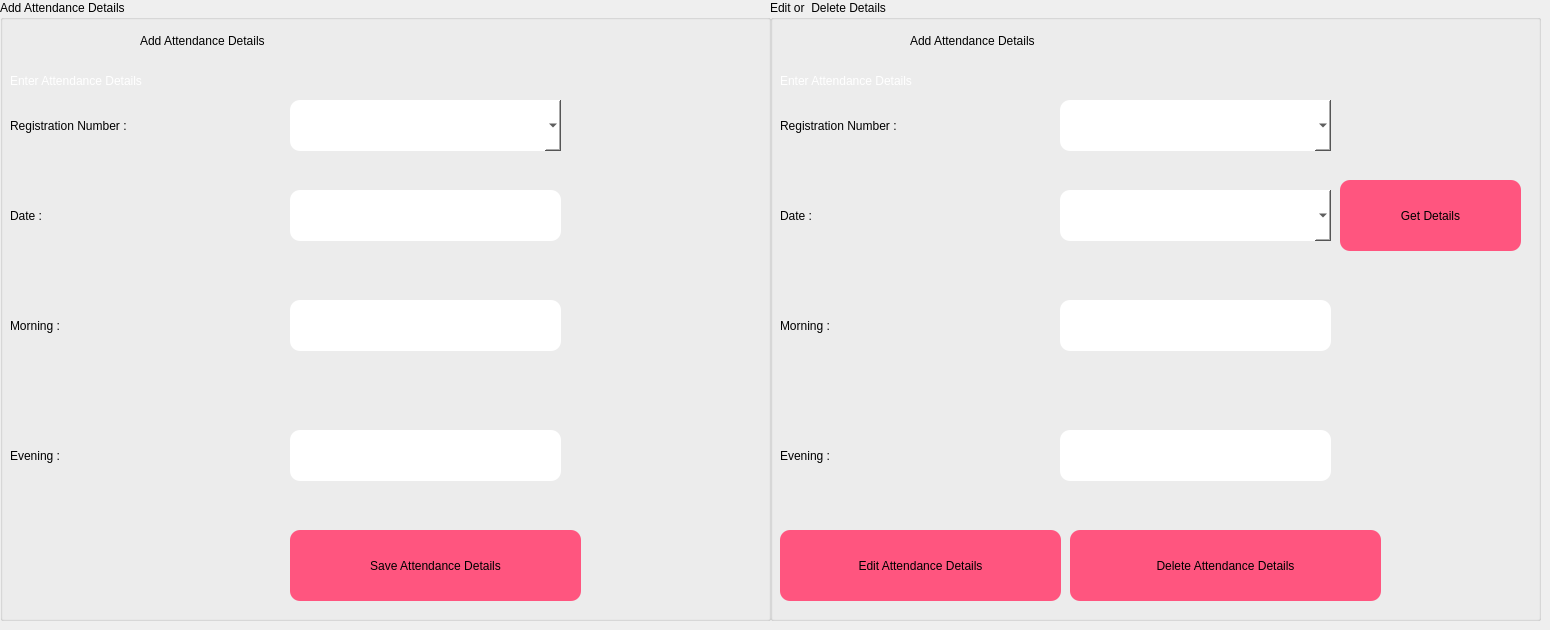
    <widget class="QWidget" name="tab_10">
     <attribute name="title">
      <string>Attendance</string>
     </attribute>
     <widget class="QGroupBox" name="groupBox_4">
      <property name="geometry">
       <rect>
        <x>0</x>
        <y>0</y>
        <width>771</width>
        <height>621</height>
       </rect>
      </property>
      <property name="title">
       <string>Add Attendance Details</string>
      </property>
      <widget class="QLabel" name="label_71">
       <property name="geometry">
        <rect>
         <x>140</x>
         <y>10</y>
         <width>431</width>
         <height>61</height>
        </rect>
       </property>
       <property name="styleSheet">
        <string notr="true">font: 75 24pt &quot;MS Shell Dlg 2&quot;;</string>
       </property>
       <property name="text">
        <string>Add Attendance Details</string>
       </property>
      </widget>
      <widget class="QLabel" name="label_72">
       <property name="geometry">
        <rect>
         <x>10</x>
         <y>60</y>
         <width>541</width>
         <height>41</height>
        </rect>
       </property>
       <property name="styleSheet">
        <string notr="true">color:rgb(255, 255, 255);
font: 75 21pt &quot;MS Shell Dlg 2&quot;;</string>
       </property>
       <property name="text">
        <string>Enter Attendance Details</string>
       </property>
      </widget>
      <widget class="QLabel" name="label_73">
       <property name="geometry">
        <rect>
         <x>10</x>
         <y>100</y>
         <width>271</width>
         <height>51</height>
        </rect>
       </property>
       <property name="styleSheet">
        <string notr="true">font: 75 16pt &quot;MS Shell Dlg 2&quot;;</string>
       </property>
       <property name="text">
        <string>Registration Number :</string>
       </property>
      </widget>
      <widget class="QComboBox" name="rn4">
       <property name="geometry">
        <rect>
         <x>290</x>
         <y>100</y>
         <width>271</width>
         <height>51</height>
        </rect>
       </property>
       <property name="styleSheet">
        <string notr="true">background-color: rgb(255, 255, 255);
font: 75 12pt &quot;MS Shell Dlg 2&quot;;
border-radius:10px;
</string>
       </property>
      </widget>
      <widget class="QLabel" name="label_74">
       <property name="geometry">
        <rect>
         <x>10</x>
         <y>190</y>
         <width>271</width>
         <height>51</height>
        </rect>
       </property>
       <property name="styleSheet">
        <string notr="true">font: 75 16pt &quot;MS Shell Dlg 2&quot;;</string>
       </property>
       <property name="text">
        <string>Date :</string>
       </property>
      </widget>
      <widget class="QLineEdit" name="lineEdit_32">
       <property name="geometry">
        <rect>
         <x>290</x>
         <y>190</y>
         <width>271</width>
         <height>51</height>
        </rect>
       </property>
       <property name="styleSheet">
        <string notr="true">background-color: rgb(255, 255, 255);
border-radius:10px;</string>
       </property>
      </widget>
      <widget class="QLineEdit" name="lineEdit_38">
       <property name="geometry">
        <rect>
         <x>290</x>
         <y>300</y>
         <width>271</width>
         <height>51</height>
        </rect>
       </property>
       <property name="styleSheet">
        <string notr="true">background-color: rgb(255, 255, 255);
border-radius:10px;</string>
       </property>
      </widget>
      <widget class="QLabel" name="label_75">
       <property name="geometry">
        <rect>
         <x>10</x>
         <y>300</y>
         <width>271</width>
         <height>51</height>
        </rect>
       </property>
       <property name="styleSheet">
        <string notr="true">font: 75 16pt &quot;MS Shell Dlg 2&quot;;</string>
       </property>
       <property name="text">
        <string>Morning :</string>
       </property>
      </widget>
      <widget class="QLineEdit" name="lineEdit_39">
       <property name="geometry">
        <rect>
         <x>290</x>
         <y>430</y>
         <width>271</width>
         <height>51</height>
        </rect>
       </property>
       <property name="styleSheet">
        <string notr="true">background-color: rgb(255, 255, 255);
border-radius:10px;</string>
       </property>
       <property name="text">
        <string/>
       </property>
      </widget>
      <widget class="QLabel" name="label_76">
       <property name="geometry">
        <rect>
         <x>10</x>
         <y>430</y>
         <width>271</width>
         <height>51</height>
        </rect>
       </property>
       <property name="styleSheet">
        <string notr="true">font: 75 16pt &quot;MS Shell Dlg 2&quot;;</string>
       </property>
       <property name="text">
        <string>Evening :</string>
       </property>
      </widget>
      <widget class="QPushButton" name="pushButton_12">
       <property name="geometry">
        <rect>
         <x>290</x>
         <y>530</y>
         <width>291</width>
         <height>71</height>
        </rect>
       </property>
       <property name="styleSheet">
        <string notr="true">border-radius:10px;
background-color: rgb(255, 85, 127);
border-color: rgb(0, 0, 0);
border-width:2px;
border-color: rgb(0, 0, 0);
font: 75 16pt &quot;MS Shell Dlg 2&quot;;</string>
       </property>
       <property name="text">
        <string>Save Attendance Details</string>
       </property>
      </widget>
     </widget>
     <widget class="QGroupBox" name="groupBox_5">
      <property name="geometry">
       <rect>
        <x>770</x>
        <y>0</y>
        <width>771</width>
        <height>621</height>
       </rect>
      </property>
      <property name="title">
       <string>Edit or  Delete Details</string>
      </property>
      <widget class="QLabel" name="label_77">
       <property name="geometry">
        <rect>
         <x>140</x>
         <y>10</y>
         <width>431</width>
         <height>61</height>
        </rect>
       </property>
       <property name="styleSheet">
        <string notr="true">font: 75 24pt &quot;MS Shell Dlg 2&quot;;</string>
       </property>
       <property name="text">
        <string>Add Attendance Details</string>
       </property>
      </widget>
      <widget class="QLabel" name="label_78">
       <property name="geometry">
        <rect>
         <x>10</x>
         <y>60</y>
         <width>541</width>
         <height>41</height>
        </rect>
       </property>
       <property name="styleSheet">
        <string notr="true">color:rgb(255, 255, 255);
font: 75 21pt &quot;MS Shell Dlg 2&quot;;</string>
       </property>
       <property name="text">
        <string>Enter Attendance Details</string>
       </property>
      </widget>
      <widget class="QLabel" name="label_79">
       <property name="geometry">
        <rect>
         <x>10</x>
         <y>100</y>
         <width>271</width>
         <height>51</height>
        </rect>
       </property>
       <property name="styleSheet">
        <string notr="true">font: 75 16pt &quot;MS Shell Dlg 2&quot;;</string>
       </property>
       <property name="text">
        <string>Registration Number :</string>
       </property>
      </widget>
      <widget class="QComboBox" name="rn5">
       <property name="geometry">
        <rect>
         <x>290</x>
         <y>100</y>
         <width>271</width>
         <height>51</height>
        </rect>
       </property>
       <property name="styleSheet">
        <string notr="true">background-color: rgb(255, 255, 255);
font: 75 12pt &quot;MS Shell Dlg 2&quot;;
border-radius:10px;
</string>
       </property>
      </widget>
      <widget class="QLabel" name="label_80">
       <property name="geometry">
        <rect>
         <x>10</x>
         <y>190</y>
         <width>271</width>
         <height>51</height>
        </rect>
       </property>
       <property name="styleSheet">
        <string notr="true">font: 75 16pt &quot;MS Shell Dlg 2&quot;;</string>
       </property>
       <property name="text">
        <string>Date :</string>
       </property>
      </widget>
      <widget class="QLineEdit" name="lineEdit_41">
       <property name="geometry">
        <rect>
         <x>290</x>
         <y>300</y>
         <width>271</width>
         <height>51</height>
        </rect>
       </property>
       <property name="styleSheet">
        <string notr="true">background-color: rgb(255, 255, 255);
border-radius:10px;</string>
       </property>
      </widget>
      <widget class="QLabel" name="label_81">
       <property name="geometry">
        <rect>
         <x>10</x>
         <y>300</y>
         <width>271</width>
         <height>51</height>
        </rect>
       </property>
       <property name="styleSheet">
        <string notr="true">font: 75 16pt &quot;MS Shell Dlg 2&quot;;</string>
       </property>
       <property name="text">
        <string>Morning :</string>
       </property>
      </widget>
      <widget class="QLineEdit" name="lineEdit_42">
       <property name="geometry">
        <rect>
         <x>290</x>
         <y>430</y>
         <width>271</width>
         <height>51</height>
        </rect>
       </property>
       <property name="styleSheet">
        <string notr="true">background-color: rgb(255, 255, 255);
border-radius:10px;</string>
       </property>
       <property name="text">
        <string/>
       </property>
      </widget>
      <widget class="QLabel" name="label_82">
       <property name="geometry">
        <rect>
         <x>10</x>
         <y>430</y>
         <width>271</width>
         <height>51</height>
        </rect>
       </property>
       <property name="styleSheet">
        <string notr="true">font: 75 16pt &quot;MS Shell Dlg 2&quot;;</string>
       </property>
       <property name="text">
        <string>Evening :</string>
       </property>
      </widget>
      <widget class="QComboBox" name="comboBox_11">
       <property name="geometry">
        <rect>
         <x>290</x>
         <y>190</y>
         <width>271</width>
         <height>51</height>
        </rect>
       </property>
       <property name="styleSheet">
        <string notr="true">background-color: rgb(255, 255, 255);
font: 75 12pt &quot;MS Shell Dlg 2&quot;;
border-radius:10px;
</string>
       </property>
      </widget>
      <widget class="QPushButton" name="pushButton_14">
       <property name="geometry">
        <rect>
         <x>570</x>
         <y>180</y>
         <width>181</width>
         <height>71</height>
        </rect>
       </property>
       <property name="styleSheet">
        <string notr="true">border-radius:10px;
background-color: rgb(255, 85, 127);
border-color: rgb(0, 0, 0);
border-width:2px;
border-color: rgb(0, 0, 0);
font: 75 16pt &quot;MS Shell Dlg 2&quot;;</string>
       </property>
       <property name="text">
        <string>Get Details</string>
       </property>
      </widget>
      <widget class="QPushButton" name="pushButton_15">
       <property name="geometry">
        <rect>
         <x>300</x>
         <y>530</y>
         <width>311</width>
         <height>71</height>
        </rect>
       </property>
       <property name="styleSheet">
        <string notr="true">border-radius:10px;
background-color: rgb(255, 85, 127);
border-color: rgb(0, 0, 0);
border-width:2px;
border-color: rgb(0, 0, 0);
font: 75 16pt &quot;MS Shell Dlg 2&quot;;</string>
       </property>
       <property name="text">
        <string>Delete Attendance Details</string>
       </property>
      </widget>
      <widget class="QPushButton" name="pushButton_13">
       <property name="geometry">
        <rect>
         <x>10</x>
         <y>530</y>
         <width>281</width>
         <height>71</height>
        </rect>
       </property>
       <property name="styleSheet">
        <string notr="true">border-radius:10px;
background-color: rgb(255, 85, 127);
border-color: rgb(0, 0, 0);
border-width:2px;
border-color: rgb(0, 0, 0);
font: 75 16pt &quot;MS Shell Dlg 2&quot;;</string>
       </property>
       <property name="text">
        <string>Edit Attendance Details</string>
       </property>
      </widget>
     </widget>
    </widget>
